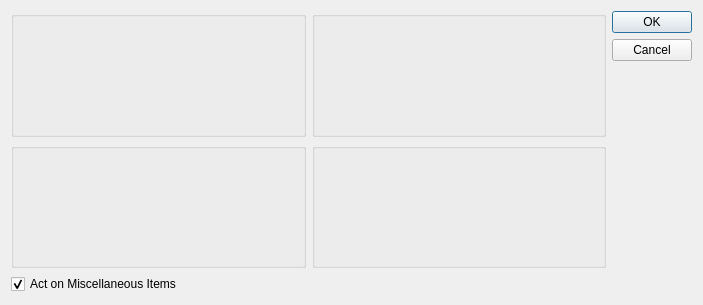
<?xml version="1.0" encoding="UTF-8"?>
<ui version="4.0">
 <comment>This file is part of the xTuple ERP: PostBooks Edition, a free and
open source Enterprise Resource Planning software suite,
Copyright (c) 1999-2019 by OpenMFG LLC, d/b/a xTuple.
It is licensed to you under the Common Public Attribution License
version 1.0, the full text of which (including xTuple-specific Exhibits)
is available at www.xtuple.com/CPAL.  By using this software, you agree
to be bound by its terms.</comment>
 <class>archRestoreSalesHistory</class>
 <widget class="QDialog" name="archRestoreSalesHistory">
  <property name="geometry">
   <rect>
    <x>0</x>
    <y>0</y>
    <width>703</width>
    <height>305</height>
   </rect>
  </property>
  <property name="windowTitle">
   <string>Archive/Restore Sales History</string>
  </property>
  <layout class="QGridLayout" name="gridLayout_2">
   <item row="0" column="0">
    <widget class="ParameterGroup" name="_customerType">
     <property name="title">
      <string/>
     </property>
     <property name="fixedSize">
      <bool>false</bool>
     </property>
    </widget>
   </item>
   <item row="0" column="1">
    <widget class="WarehouseGroup" name="_warehouse">
     <property name="title">
      <string/>
     </property>
     <property name="fixedSize">
      <bool>false</bool>
     </property>
    </widget>
   </item>
   <item row="0" column="2" rowspan="3">
    <widget class="QDialogButtonBox" name="_buttonBox">
     <property name="orientation">
      <enum>Qt::Vertical</enum>
     </property>
     <property name="standardButtons">
      <set>QDialogButtonBox::Cancel|QDialogButtonBox::Ok</set>
     </property>
    </widget>
   </item>
   <item row="1" column="0">
    <widget class="ParameterGroup" name="_productCategory">
     <property name="title">
      <string/>
     </property>
     <property name="fixedSize">
      <bool>false</bool>
     </property>
    </widget>
   </item>
   <item row="1" column="1">
    <widget class="QGroupBox" name="_dateGroup">
     <property name="title">
      <string/>
     </property>
     <layout class="QGridLayout" name="gridLayout">
      <item row="0" column="0">
       <widget class="DateCluster" name="_dates"/>
      </item>
     </layout>
    </widget>
   </item>
   <item row="2" column="0" colspan="2">
    <widget class="QCheckBox" name="_miscItems">
     <property name="text">
      <string>Act on Miscellaneous Items</string>
     </property>
     <property name="checked">
      <bool>true</bool>
     </property>
    </widget>
   </item>
  </layout>
 </widget>
 <layoutdefault spacing="6" margin="11"/>
 <customwidgets>
  <customwidget>
   <class>DateCluster</class>
   <extends>QWidget</extends>
   <header>datecluster.h</header>
   <container>1</container>
  </customwidget>
  <customwidget>
   <class>ParameterGroup</class>
   <extends>QGroupBox</extends>
   <header>parametergroup.h</header>
   <container>1</container>
  </customwidget>
  <customwidget>
   <class>WarehouseGroup</class>
   <extends>QGroupBox</extends>
   <header>warehousegroup.h</header>
   <container>1</container>
  </customwidget>
 </customwidgets>
 <tabstops>
  <tabstop>_customerType</tabstop>
  <tabstop>_miscItems</tabstop>
 </tabstops>
 <resources/>
 <connections/>
</ui>
